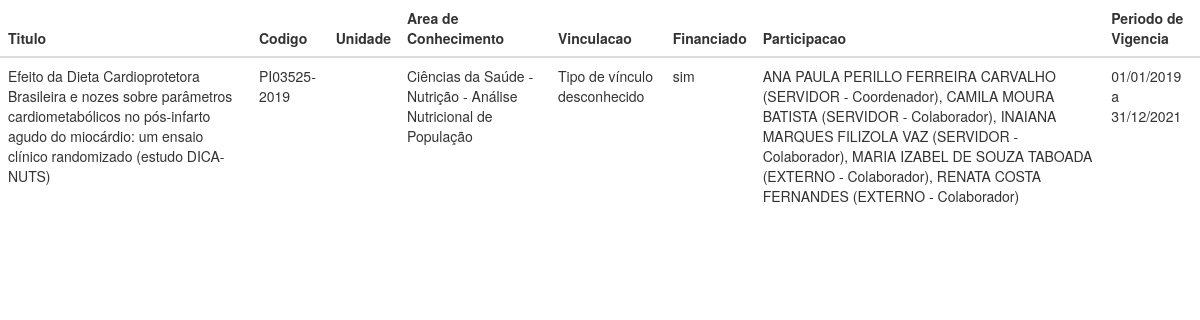
/project/4, run on the app's committed database.
### models.py (models this page shows)
class Pesquisa(db.Model):
    __tablename__ = "pesquisas"
    id = db.Column(db.Integer, primary_key=True)
    codigo = db.Column(db.String, nullable=False)
    unidade = db.Column(db.String, nullable=False)
    titulo = db.Column(db.String, nullable=False)
    area_de_conhecimento = db.Column(db.String, nullable=False)
    vinculacao = db.Column(db.String, nullable=False)
    financiada = db.Column(db.String, nullable=False)
    participacao = db.Column(db.String, nullable=False)
    periodo_de_vigencia = db.Column(db.String, nullable=False)

### application.py (the view)
@app.route('/project/<int:project_id>')
def project(project_id):
	project = Pesquisa.query.get(project_id)
	return render_template('project.html', project=project)

### templates/project.html (shortened to what this page needs)
<!DOCTYPE html>
<html>
  <head>
  <link rel="stylesheet" href="https://maxcdn.bootstrapcdn.com/bootstrap/3.4.0/css/bootstrap.min.css">
  <link rel="stylesheet" href="{{ url_for('static', filename='css/style.css') }}">
  </head>
  <body>
    <div class="table-responsive">
      <table class="table">
        <thead>
            <tr>
                <th scope="col">Titulo</th>
                <th scope="col">Codigo</th>
                <th scope="col">Unidade</th>
                <th scope="col">Area de Conhecimento</th>
                <th scope="col">Vinculacao</th>
                <th scope="col">Financiado</th>
                <th scope="col">Participacao</th>
                <th scope="col">Periodo de Vigencia</th>
            </tr>
        </thead>
        <tbody>
                <td> {{ project.titulo }} </td>
                <td> {{ project.codigo }} </td>
                <td> {{ project.unicdade }} </td>
                <td> {{ project.area_de_conhecimento }} </td>
                <td> {{ project.vinculacao }} </td>
                <td> {{ project.financiada }} </td>
                <td> {{ project.participacao }} </td>
                <td> {{ project.periodo_de_vigencia }} </td>
        </tbody>
  	</table>
 	 </div>
  </body>
</html>

### data on the page
Pesquisa: titulo "Efeito da Dieta Cardioprotetora Brasileira e nozes sobre parâmetros cardiometabólicos no pós-infarto agudo do miocárdio: um ensaio clínico randomizado (estudo DICA-NUTS)", codigo "PI03525-2019", area_de_conhecimento "Ciências da Saúde - Nutrição - Análise Nutricional de População", vinculacao "Tipo de vínculo desconhecido", financiada "sim", participacao "ANA PAULA PERILLO FERREIRA CARVALHO (SERVIDOR - Coordenador), CAMILA MOURA BATISTA (SERVIDOR - Colaborador), INAIANA MARQUES FILIZOLA VAZ (SERVIDOR - Colaborador), MARIA IZABEL DE SOUZA TABOADA (EXTERNO - Colaborador), RENATA COSTA FERNANDES (EXTERNO - Colaborador)", periodo_de_vigencia "01/01/2019 a 31/12/2021"
